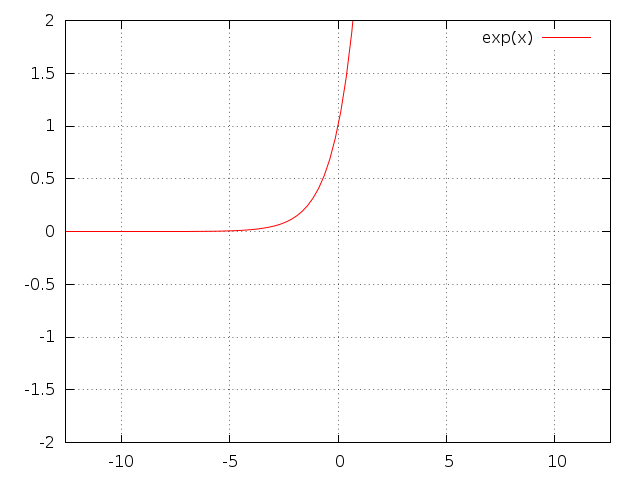

This figure's gnuplot source:
png_filename = "fx_exp_x.png"
load "lib_common.plt"
set xrange [-pi*4:pi*4]
set yrange [-2:2]
plot exp(x)
